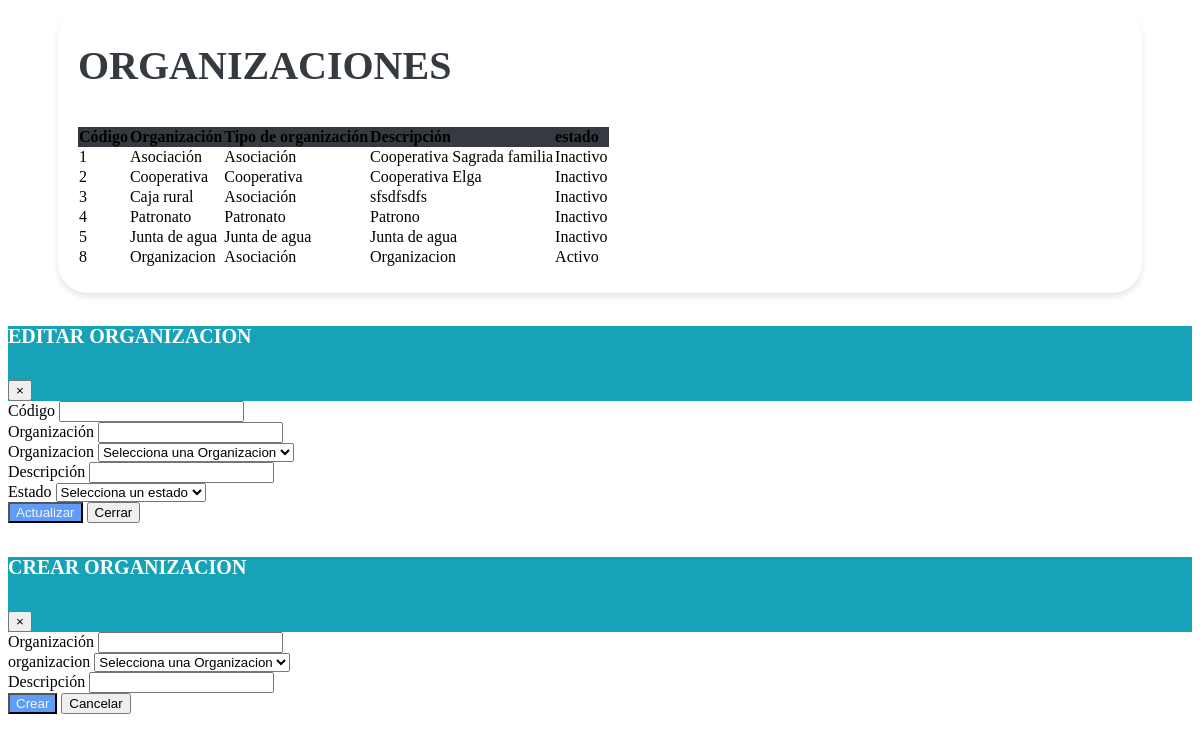
The page /vistas/Mantenimiento_Organizaciones.php on the database its author committed.
### tables this page shows
CREATE TABLE `tbl_organizaciones` (
  `id_organizacion` bigint(20) NOT NULL,
  `organizacion` varchar(255) DEFAULT NULL,
  `id_tipo_organizacion` bigint(20) DEFAULT NULL,
  `descripcion` text DEFAULT NULL,
  `creado_por` varchar(255) DEFAULT NULL,
  `fecha_creacion` timestamp NOT NULL DEFAULT current_timestamp(),
  `modificado_por` varchar(255) DEFAULT NULL,
  `fecha_modificacion` timestamp NOT NULL DEFAULT current_timestamp() ON UPDATE current_timestamp(),
  `estado` enum('A','I') DEFAULT NULL
);

CREATE TABLE `tbl_tipo_organizacion` (
  `id_tipo_organizacion` bigint(20) NOT NULL,
  `tipo_organizacion` varchar(255) DEFAULT NULL,
  `descripcion` text DEFAULT NULL,
  `creado_por` varchar(255) DEFAULT NULL,
  `fecha_creacion` timestamp NOT NULL DEFAULT current_timestamp() ON UPDATE current_timestamp(),
  `modificado_por` varchar(255) DEFAULT NULL,
  `fecha_modificacion` timestamp NOT NULL DEFAULT current_timestamp() ON UPDATE current_timestamp(),
  `estado` enum('A','I') DEFAULT 'A'
);

### vistas/Mantenimiento_Organizaciones.php (the view, shortened to what this page needs)
<link href="https://cdn.jsdelivr.net/npm/bootstrap-icons@1.10.0/font/bootstrap-icons.css" rel="stylesheet">
<link rel="stylesheet" href="assets/css/estilos.css">
    <link rel="stylesheet" href="https://cdn.datatables.net/1.10.20/css/dataTables.bootstrap4.min.css">
<div class="containertable">
    <div class="d-flex justify-content-between align-items-end mb-4">
        <div>
            <h1 class="poppins-font mb-2">ORGANIZACIONES</h1>
            <br>
        </div>
    </div>
    <div class="table-responsive">
    <table id="tablax" class="table table-hover">
            <thead class="table-dark text-center" style="background-color: #343A40;">
                <tr>
                    <th scope="col">Código</th>
                    <th scope="col">Organización</th>
                    <th scope="col">Tipo de organización</th>
                    <th scope="col">Descripción</th>
                    <th scope="col">estado</th>
                </tr>
            </thead>
            <tbody class="text-center">
                <?php
                include "../php/conexion_be.php";
                $sql = $conexion->query("SELECT o.*, t.tipo_organizacion
                FROM tbl_organizaciones o
                INNER JOIN tbl_tipo_organizacion t ON o.id_tipo_organizacion = t.id_tipo_organizacion;
                ");
                while ($datos = $sql->fetch_object()) { ?>
                    <tr>
                        <td><?= $datos->id_organizacion ?></td>
                        <td><?= $datos->organizacion ?></td>
                        <td><?= $datos->tipo_organizacion ?></td>
                        <td><?= $datos->descripcion ?></td>
                        <td><?php
                            if ($datos->estado == "A") {
                                echo '<span class="badge bg-success">Activo</span>';
                            } else {
                                echo '<span class="badge bg-danger">Inactivo</span>';
                            }
                            ?></td>
                        <td>
                        </td>
                    </tr>
                <?php }
                ?>
            </tbody>
        </table>
    </div>
</div>
<div class="modal fade" id="modalEditar" tabindex="-1" role="dialog" aria-labelledby="exampleModalLabel" aria-hidden="true">
    <div class="modal-dialog" role="document">
        <div class="modal-content">
            <div class="modal-header" style="background-color: #17A2B8;">
                <h5 class="poppins-modal mb-2" id="exampleModalLabel">EDITAR ORGANIZACION</h5>
                <button type="button" class="close" data-dismiss="modal" aria-label="Cerrar">
                    <span aria-hidden="true">&times;</span>
                </button>
            </div>
            <div class="modal-body">
                <form id="formularioEditar" method="POST" action="#">
                    <div class="row">
                        <div class="col-6">
                            <div class="form-group">
                                <label for="id_organizacion">Código</label>
                                <input type="text" class="form-control" id="id_organizacion" name="id_organizacion" readonly>
                            </div>
                        </div>
                        <div class="col-6">
                            <div class="form-group">
                                <label for="organizacion">Organización </label>
                                <input type="text" class="form-control" id="organizacion" name="organizacion" required>
                            </div>
                        </div>
                    </div>
                    <div class="row">
                        <div class="col-6">
                            <div class="form-group">
                                <label for="id_tipo_organizacion">Organizacion</label>
                                <select class="form-control" id="id_tipo_organizacion" name="id_tipo_organizacion" required>
                                    <option value="" disabled selected>Selecciona una Organizacion</option>
                                </select>
                            </div>
                        </div>
                        <div class="col-6">
                            <div class="form-group">
                                <label for="descripcion">Descripción</label>
                                <input type="text" class="form-control" id="descripcion" name="descripcion" required>
                            </div>
                        </div>
                    </div>
                    <div class="col-6">
                        <div class="form-group ">
                            <label for="estado">Estado</label>
                            <select class="form-control" id="estado" name="estado" required>
                                <option value="" disabled selected>Selecciona un estado</option>
                            </select>
                        </div>
                    </div>
                    <div class="modal-footer">
                        <button type="submit" class="btn btn-actualizar">Actualizar</button>
                        <button type="button" class="btn btn-secondary" data-dismiss="modal"></i>Cerrar</button>
                    </div>
                </form>
            </div>
        </div>
    </div>
</div>
<div class="modal fade" id="modalForm" tabindex="-1" role="dialog" aria-labelledby="exampleModalLabel" aria-hidden="true">
    <div class="modal-dialog">
        <div class="modal-content" role="document">
            <div class="modal-header" style="background-color: #17A2B8;">
                <h5 class="poppins-modal mb-2" id="exampleModalLabel">CREAR ORGANIZACION</h5>
                <button type="button" class="close" data-dismiss="modal" aria-label="Cerrar">
                    <span aria-hidden="true">&times;</span>
                </button>
            </div>
            <div class="modal-body">
                <form action="modelos/agregar_organizaciones.php" method="POST">
                    <div class="row mb-3">
                        <div class="col-6">
                            <label for="organizacion" class="form-label">Organización</label>
                            <input type="text" class="form-control" id="organizacion" name="organizacion">
                        </div>
                        <div class="col-6">
                            <div class="form-group">
                                <label for="id_tipo_organizacion">organizacion</label>
                                <select class="form-control" id="id_tipo_organizacion" name="id_tipo_organizacion" required>
                                    <option value="" disabled selected>Selecciona una Organizacion</option>
                                </select>
                            </div>
                        </div>
                        <div class="col-6">
                            <label for="descripcion" class="form-label">Descripción</label>
                            <input type="text" class="form-control" id="descripcion" name="descripcion">
                        </div>
                    </div>
                    <div class="modal-footer">
                        <button type="submit" class="btn btn-actualizar">Crear</button>
                        <button type="button" class="btn btn-secondary" data-bs-dismiss="modal"></i>Cancelar</button>
                    </div>
                </form>
            </div>
        </div>
    </div>
</div>

### assets/css/estilos.css (style rules this page uses)
.poppins-font { color: var(--heading, #343A40); font-size: 40px; font-style: normal; font-weight: 600; line-height: 21px; }
.poppins-modal { color: var(--heading, #ffffff); font-size: 20px; font-style: normal; font-weight: 600; line-height: 21px; }
.btn-actualizar { background-color: #5e9cf8; color: whitesmoke; }
.containertable { background-color: #fff; padding: 20px; border-radius: 30px; margin-bottom: 20px; margin-left: 50px; margin-right: 50px; box-shadow: 0 4px 6px rgba(0, 0, 0, 0.1); }

### rows shown on the page
tbl_organizaciones: id_organizacion "1", organizacion "Asociación", id_tipo_organizacion.tipo_organizacion "Asociación", descripcion "Cooperativa Sagrada familia", estado "Inactivo"
tbl_organizaciones: id_organizacion "2", organizacion "Cooperativa", id_tipo_organizacion.tipo_organizacion "Cooperativa", descripcion "Cooperativa Elga", estado "Inactivo"
tbl_organizaciones: id_organizacion "3", organizacion "Caja rural", id_tipo_organizacion.tipo_organizacion "Asociación", descripcion "sfsdfsdfs", estado "Inactivo"
tbl_organizaciones: id_organizacion "4", organizacion "Patronato", id_tipo_organizacion.tipo_organizacion "Patronato", descripcion "Patrono", estado "Inactivo"
tbl_organizaciones: id_organizacion "5", organizacion "Junta de agua", id_tipo_organizacion.tipo_organizacion "Junta de agua", descripcion "Junta de agua", estado "Inactivo"
tbl_organizaciones: id_organizacion "8", organizacion "Organizacion", id_tipo_organizacion.tipo_organizacion "Asociación", descripcion "Organizacion", estado "Activo"
